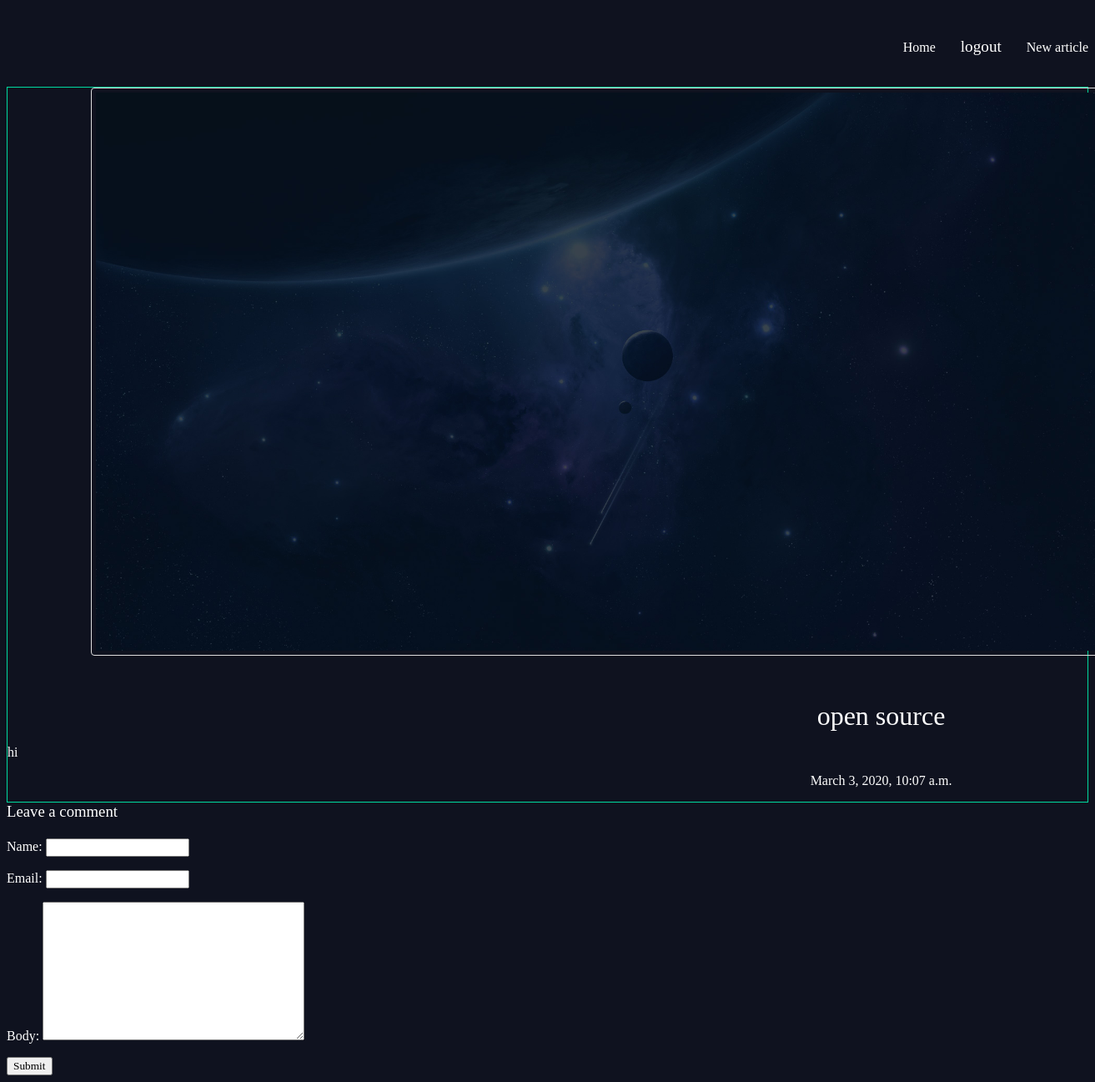
Page /articles/open-source/ (signed in) on the committed database.
### articles/models.py (models this page shows, shortened)
class Articles(models.Model):
    title=models.CharField(max_length=100)
    slug=models.SlugField()
    body=models.TextField()
    date=models.DateTimeField(auto_now_add=True)
    thumb=models.ImageField(default='default.png',blank=True)
    author=models.ForeignKey(User,default=None,on_delete=models.CASCADE)

### articles/views.py (the view)
# urls.py: path('<slug:slug>/',views.article_detail,name="detail"),
@login_required(login_url="/accounts/login")
def article_detail(request,slug):
    articles=Articles.objects.get(slug=slug)
    comments = articles.comments.filter(active=True)
    new_comment = None
    if request.method == 'POST':
        comment_form = forms.CommentForm(data=request.POST)
        if comment_form.is_valid():
            new_comment = comment_form.save(commit=False)
            new_comment.post = articles
            new_comment.save()
    else:
        comment_form = forms.CommentForm()
    return render(request,'article_detail.html',{'article':articles,
                                                 'comments': comments,
                                                 'new_comment': new_comment,
                                                 'comment_form': comment_form})

### articles/forms.py
class CommentForm(forms.ModelForm):
    class Meta:
        model = models.Comment
        fields = ('name', 'email', 'body')

### articles/templates/article_detail.html (shortened to what this page needs)
{% extends 'base.html' %}
{% block content %}
<div class="article-detail">
    <div class="article">
        <img src="{{article.thumb.url}}">
        <h2>{{article.title}}</h2>
        <p>
            {{article.body}}
        </p>
        <p class="date">
            {{article.date}}
        </p>
    </div>
    <div class="col-md-8 card mb-4  mt-3 ">
      <div class="card-body">
        {% if new_comment %}
        <div class="alert alert-success" role="alert">
          Your comment is awaiting moderation
        </div>
        {% else %}
        <h3>Leave a comment</h3>
        <form method="post" style="margin-top: 1.3em;">
          {{ comment_form.as_p }}
          <button type="submit" class="btn btn-primary  btn-lg">Submit</button>
        </form>
        {% endif %}
      </div>
    </div>
  </div>
{% endblock %}

### assets/styles.css (style rules this page uses)
body { background-color:#0f121f; background-repeat-y:no-repeat; color:#fff; background-image:/static/hero-image.jpg; }
body * { font-family:Ubuntu; }
h1,h2,h3,h4,h5 { font-weight:normal; margin:0; }
img { border: 1px solid #ddd; border-radius: 4px; padding: 5px; width:1200px; margin-left:100px; }
.article { padding:10px; border:1px solid #00dba0; position:relative; padding-bottom:40px; }
.article-detail .article { padding:0px; }
.article-detail .article img { max-width:100%; }
.article-detail .article h2 { text-align:center; margin-left:800px; margin-top:50px; font-size:2em; }
.date { text-align:center; margin-left:800px; }

### rows in the picture
Articles: thumb (picture), title "open source", body "hi", date "March 3, 2020, 10:07 a.m."
